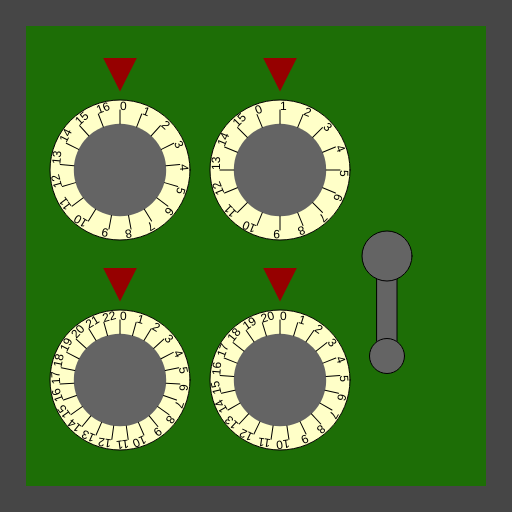
Frame 1 (no input)
Frame 60 (no input): identical to frame 1, image omitted
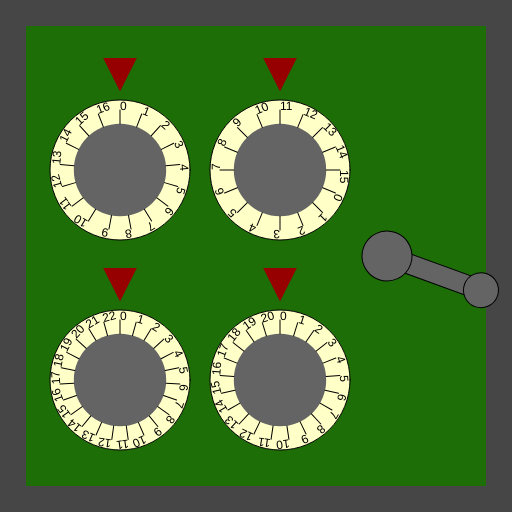
Frame 120 (the mouse pressed at the canvas centre since frame 60)

The p5.js sketch that drew these frames (run headless with seeded random() and noise() and a simulated clock; from frame 60 on, the mouse is pressed at the canvas centre):

// p5.js sketch
// ── sketch.js
/*

Officer: 3135863
CaseNum: 303-2-39112863-3135863

Case 303 - The Case of the Crooked Attorney
Stage 3 - The Gates Bank

I’ve made an appointment for you at the Gates Bank to retrieve your safe deposit box from the vault.
Actually you will break into Torvalds’ one.

Crack the safe by doing the following:

	Whilst the mouse is being dragged:
	- Make Cryptic_Vault_Value0 equal to the value of mouseY
	- Use the 'max' function to prevent Cryptic_Vault_Value0 from falling below 1

	When any key is pressed:
	- Increment Cryptic_Vault_Value1 by 2
	- Use the 'min' function to prevent Cryptic_Vault_Value1 from going above 18

	Whilst the mouse is moving:
	- Make Cryptic_Vault_Value2 equal to the value of mouseY
	- Use the 'constrain' function to prevent Cryptic_Vault_Value2 from falling below 1 and going above 11

	When the mouse button is released:
	- Increment Cryptic_Vault_Value3 by 2
	- Use the 'min' function to prevent Cryptic_Vault_Value3 from going above 17

	When the mouse button is pressed:
	- Make Cryptic_Vault_Value4 equal to the value of mouseX
	- Use the 'min' function to prevent Cryptic_Vault_Value4 from going above 70



This time you'll need to create the relevant event handlers yourself.

There are many possible ways of investigating this case, but you
should use ONLY the following commands:

	- The assignment operator aka. the equals sign !
	- mouseX, mouseY
	- Incrementing +=
	- Decrementing -=
	- min, max
	- constrain

*/

//declare the variables

var Cryptic_Vault_Value0;
var Cryptic_Vault_Value1;
var Cryptic_Vault_Value2;
var Cryptic_Vault_Value3;
var Cryptic_Vault_Value4;


function preload()
{
	//IMAGES WILL BE LOADED HERE

}

function setup()
{
	createCanvas(512,512);

	//initialise the variables
	Cryptic_Vault_Value0 = 0;
	Cryptic_Vault_Value1 = 0;
	Cryptic_Vault_Value2 = 0;
	Cryptic_Vault_Value3 = 0;
	Cryptic_Vault_Value4 = 0;

}

///////////////////EVENT HANDLERS///////////////////

//Create event handlers here to open the safe ...


function mouseDragged()
{
    console.log('mouseDragged',mouseX,mouseY)
//    Whilst the mouse is being dragged:
//	- Make Cryptic_Vault_Value0 equal to the value of mouseY
//	- Use the 'max' function to prevent Cryptic_Vault_Value0 from falling below 1
//
    Cryptic_Vault_Value0 = mouseY;
    Cryptic_Vault_Value0 = max(Cryptic_Vault_Value0,1);
}

function keyPressed()
{
    console.log('keyPressed',key)
//	When any key is pressed:
//	- Increment Cryptic_Vault_Value1 by 2
//	- Use the 'min' function to prevent Cryptic_Vault_Value1 from going above 18
//
    Cryptic_Vault_Value1 +=2;
    Cryptic_Vault_Value1 = min(Cryptic_Vault_Value1,18);
}

function mouseMoved()
{
    console.log('mouseMoved',mouseX,mouseY)
    
//	Whilst the mouse is moving:
//	- Make Cryptic_Vault_Value2 equal to the value of mouseY
//	- Use the 'constrain' function to prevent Cryptic_Vault_Value2 from falling below 1 and going above 11
//
    Cryptic_Vault_Value2 = mouseY;
    Cryptic_Vault_Value2 = constrain(Cryptic_Vault_Value2,1,11);
}

function mouseReleased()
{
    console.log('mouseReleased',mouseX,mouseY)
    
//	When the mouse button is released:
//	- Increment Cryptic_Vault_Value3 by 2
//	- Use the 'min' function to prevent Cryptic_Vault_Value3 from going above 17
//
    Cryptic_Vault_Value3 += 2;
    Cryptic_Vault_Value3 = min(Cryptic_Vault_Value3,17);
}

function mousePressed()
{
    console.log('mousePressed',mouseX,mouseY)
    
//	When the mouse button is pressed:
//	- Make Cryptic_Vault_Value4 equal to the value of mouseX
//	- Use the 'min' function to prevent Cryptic_Vault_Value4 from going above 70
    Cryptic_Vault_Value4 = mouseX;
    Cryptic_Vault_Value4 = min(Cryptic_Vault_Value4,70)
}



///////////////DO NOT CHANGE CODE BELOW THIS POINT///////////////////

function draw()
{

	//Draw the safe door
	background(70);
	noStroke();
	fill(29,110,6);
	rect(26,26,width-52,width-52);

	//Draw the combination dials
	push();
	translate(120,170);
	drawDial(140,Cryptic_Vault_Value0, 17);
	pop();

	push();
	translate(120,380);
	drawDial(140,Cryptic_Vault_Value1, 23);
	pop();

	push();
	translate(280,170);
	drawDial(140,Cryptic_Vault_Value2, 16);
	pop();

	push();
	translate(280,380);
	drawDial(140,Cryptic_Vault_Value3, 21);
	pop();

	//Draw the lever
	push();
	translate(width - 125,256);
	drawLever(Cryptic_Vault_Value4);
	pop();


}

function drawDial(diameter,num,maxNum)
{
	//the combination lock

	var r = diameter * 0.5;
	var p = r * 0.6;

	stroke(0);
	fill(255,255,200);
	ellipse(0,0,diameter,diameter);
	fill(100);
	noStroke();
	ellipse(0,0,diameter*0.66,diameter*0.66);
	fill(150,0,0);
	triangle(
		-p * 0.4,-r-p,
		p * 0.4,-r-p,
		0,-r-p/5
	);

	noStroke();

	push();
	var inc = 360/maxNum;

	rotate(radians(-num * inc));
	for(var i = 0; i < maxNum; i++)
	{
		push();
		rotate(radians(i * inc));
		stroke(0);
		line(0,-r*0.66,0,-(r-10));
		noStroke();
		fill(0);
		text(i,0,-(r-10));
		pop();
	}

	pop();
}

function drawLever(rot)
{
	push();
	rotate(radians(-rot))
	stroke(0);
	fill(100);
	rect(-10,0,20,100);
	ellipse(0,0,50,50);
	ellipse(0,100,35,35);
	pop();
}
